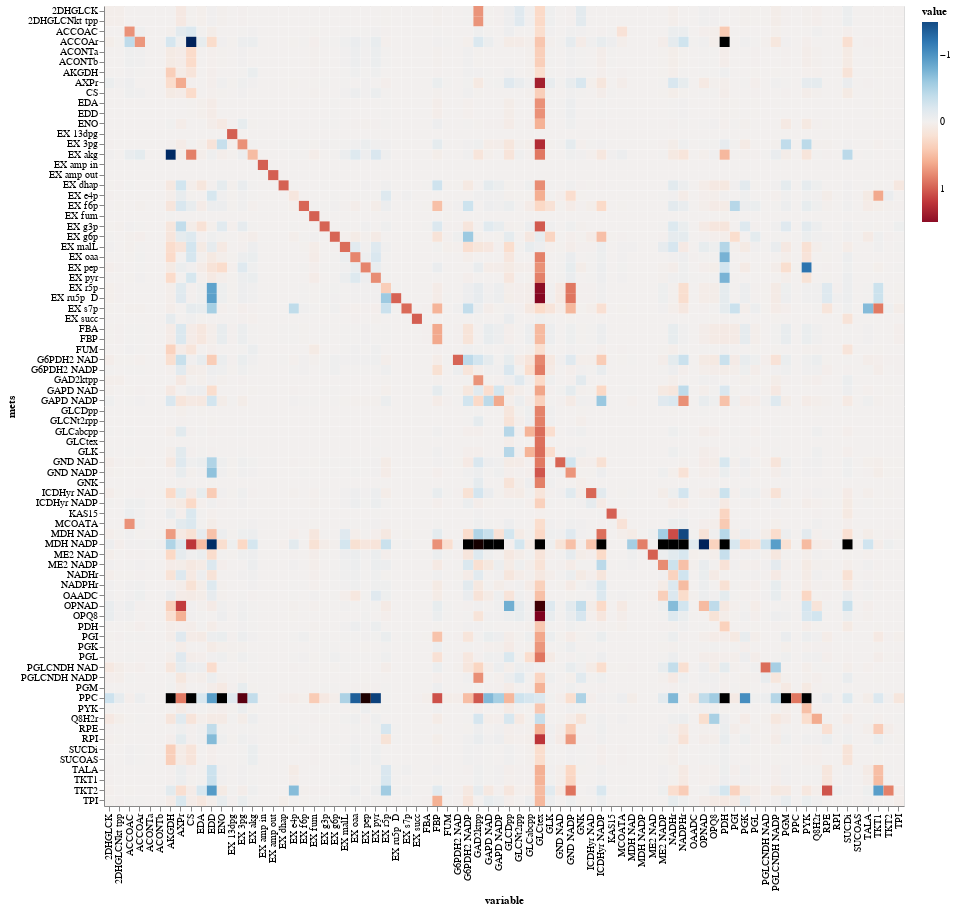

The code cell stored with this chart in its notebook:
### Code cell
get_heatmaps(Cv_df_median, 'mets', width=800, height=800)

### Figure 1 — Vega-Lite specification as saved in the notebook (floating-point values rounded to 4 significant figures; data arrays with more than 128 entries replaced by an {"elided": "..."} marker saying what was removed)
{"$schema": "https://vega.github.io/schema/vega-lite/v3.3.0.json", "config": {"mark": {"tooltip": null}, "view": {"height": 300, "width": 400}}, "data": {"name": "data-650a964b9a16558107ea516eb9a54abe"}, "datasets": {"data-650a964b9a16558107ea516eb9a54abe": {"elided": "6084 records"}}, "encoding": {"color": {"field": "value", "scale": {"domain": [1.5, -1.5], "scheme": "redblue"}, "type": "quantitative"}, "tooltip": {"field": "value", "type": "quantitative"}, "x": {"field": "variable", "type": "nominal"}, "y": {"field": "mets", "type": "nominal"}}, "height": 800, "mark": "rect", "width": 800}
